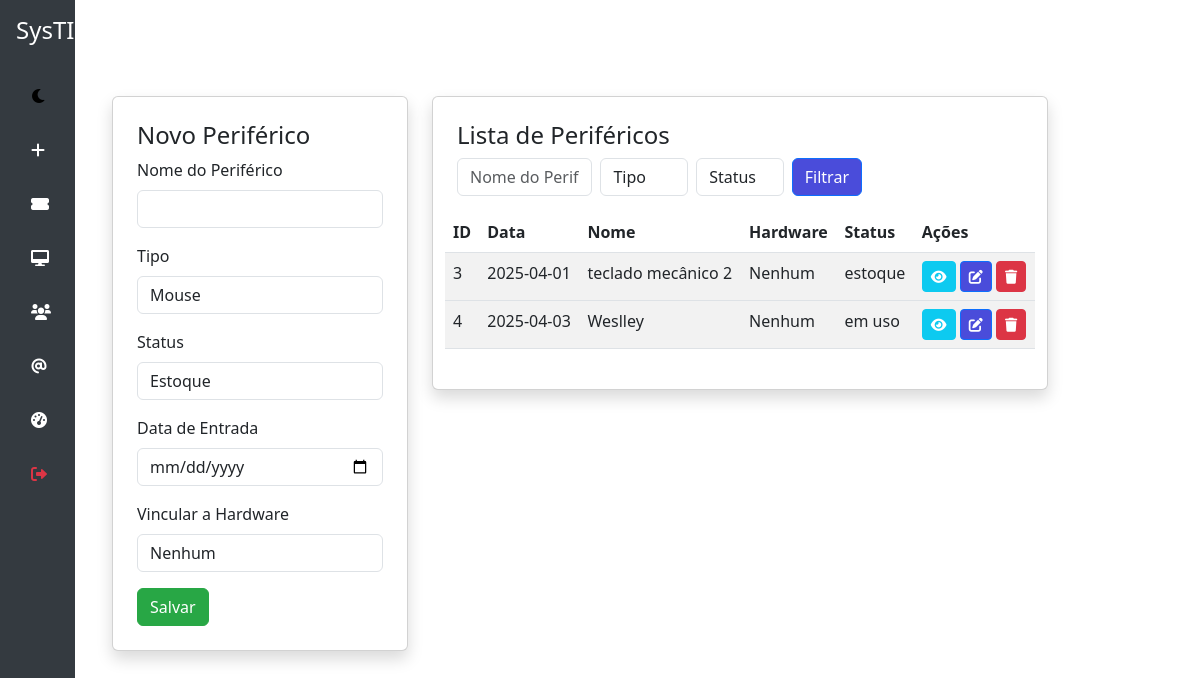
/registrar_periferico (signed in), run on the app's committed database.
### models.py (models this page shows, shortened)
class Periferico(db.Model):
    id = db.Column(db.Integer, primary_key=True)
    nome = db.Column(db.String(100), nullable=False)
    tipo = db.Column(db.String(50), nullable=False)
    status = db.Column(db.String(20), nullable=False)
    data_entrada = db.Column(db.Date, nullable=False)
    hardware_id = db.Column(db.Integer, db.ForeignKey('hardware.id'), nullable=True)
    hardware = db.relationship('Hardware', backref='perifericos')  # Relacionamento com Hardware

### app.py (the view, shortened to what this page needs)
@app.route('/registrar_periferico', methods=['GET', 'POST'])
@login_required
def registrar_periferico():
    nome_filtro = request.args.get('nome', '')
    tipo_filtro = request.args.get('tipo', '')
    status_filtro = request.args.get('status', '')
    query = Periferico.query
    if nome_filtro:
        query = query.filter(Periferico.nome.ilike(f'%{nome_filtro}%'))
    if tipo_filtro:
        query = query.filter(Periferico.tipo == tipo_filtro)
    if status_filtro:
        query = query.filter(Periferico.status == status_filtro)
    perifericos = query.all()
    hardwares = Hardware.query.all()
    return render_template('registrar_periferico.html',hardwares=hardwares, perifericos=perifericos)

### app.py (called while the page is built)
@login_manager.user_loader
def load_user(user_id):
    return User.query.get(int(user_id))

### templates/registrar_periferico.html (shortened to what this page needs)
<!DOCTYPE html>
<html lang="pt-BR">
<head>
    <link rel="stylesheet" href="https://cdn.jsdelivr.net/npm/bootstrap@5.3.0/dist/css/bootstrap.min.css">
    <link rel="stylesheet" href="https://cdnjs.cloudflare.com/ajax/libs/font-awesome/6.0.0-beta3/css/all.min.css">
    <link rel="stylesheet" href="static/tema.css">
</head>
<body>
    <main class="d-flex flex-column flex-grow-1 content">
    </main>
    <nav class="sidebar d-flex flex-column p-3">
        <h4 class="text-center text-white mb-4">SysTI</h4>
        <ul class="nav flex-column">
            {% include "toggle_mode.html" %}
            <li class="nav-item">
                <a class="nav-link" href="{{ url_for('formulario') }}">
                    <i class="fas fa-plus"></i>
                </a>
            </li>
            {% if current_user.is_admin %}
            <li class="nav-item">
                <a class="nav-link" href="{{ url_for('listar_tickets') }}">
                    <i class="fas fa-ticket-alt"></i>
                </a>
            </li>
            <li class="nav-item">
                <a class="nav-link" href="{{ url_for('gerenciar_hardware') }}">
                    <i class="fas fa-desktop"></i>
                </a>
            </li>
            <li class="nav-item">
                <a class="nav-link" href="{{ url_for('gerenciar_usuarios') }}">
                    <i class="fas fa-users"></i>
                </a>
            </li>
            <li class="nav-item">
                <a class="nav-link" href="{{ url_for('listar_acessos') }}">
                    <i class="fa-solid fa-at"></i>
                </a>
            </li>
            <li class="nav-item">
                <a class="nav-link" href="{{ url_for('dashboard') }}">
                    <i class="fas fa-tachometer-alt"></i>
                </a>
            </li>
            {% endif %}
            <li class="nav-item">
                <a class="nav-link text-danger" href="{{ url_for('logout') }}">
                    <i class="fas fa-sign-out-alt"></i>
                </a>
            </li>
        </ul>
    </nav>
    <main class="col-md-10 offset-md-2 content">
<div class="row">
            <div class="col-md-4">
                <div class="card shadow p-4">
                <h4>{{ 'Editar Periférico' if periferico else 'Novo Periférico' }}</h4>
                <form method="POST" action="{{ url_for('registrar_periferico') }}">
                    <div class="mb-3">
                        <label class="form-label">Nome do Periférico</label>
                        <input type="text" class="form-control" name="nome" value="{{ periferico.nome if periferico else '' }}" required>
                    </div>
                    <div class="mb-3">
                        <label class="form-label">Tipo</label>
                        <select class="form-control" name="tipo" required>
                            <option value="Mouse">Mouse</option>
                        </select>
                    </div>
                    <div class="mb-3">
                        <label class="form-label">Status</label>
                        <select class="form-control" name="status" required>
                            <option value="estoque">Estoque</option>
                        </select>
                    </div>
                    <div class="mb-3">
                        <label class="form-label">Data de Entrada</label>
                        <input type="date" class="form-control" name="data_entrada" value="{{ periferico.data_entrada if periferico else '' }}" required>
                    </div>
                    <div class="mb-3">
                        <label class="form-label">Vincular a Hardware</label>
                        <select class="form-control" name="hardware_id" id="hardware_id">
                            <option value="">Nenhum</option>
                        </select>
                    </div>
                    <button type="submit" class="btn btn-success">Salvar</button>
                </form>
            </div>
        </div>
            <div class="col-md-8">
                <div class="card shadow p-4">
                    <h4>Lista de Periféricos</h4>
                    <div class="row">
                        <div class="col-md-12 mb-3">
                            <form method="GET" class="row g-2">
                                <div class="col-md-3">
                                    <input type="text" class="form-control" name="nome" placeholder="Nome do Periférico" value="{{ request.args.get('nome', '') }}">
                                </div>
                                <div class="col-md-2">
                                    <select class="form-control" name="tipo">
                                        <option value="">Tipo</option>
                                    </select>
                                </div>
                                <div class="col-md-2">
                                    <select class="form-control" name="status">
                                        <option value="">Status</option>
                                    </select>
                                </div>
                                <div class="col-md-2">
                                    <button type="submit" class="btn btn-primary">Filtrar</button>
                                </div>
                            </form>
                        </div>
                        <table class="table table-striped">
                            <thead>
                                <tr>
                                    <th>ID</th>
                                    <th>Data</th>
                                    <th>Nome</th>
                                    <th>Hardware</th>
                                    <th>Status</th>
                                    <th>Ações</th>
                                </tr>
                            </thead>
                            <tbody>
                                {% for item in perifericos %}
                                <tr>
                                    <td>{{ item.id }}</td>
                                    <td>{{ item.data_entrada }}</td>
                                    <td>{{ item.nome }}</td>
                                    <td>{{ item.hardware.nome if item.hardware else 'Nenhum' }}</td>
                                    <td>{{ item.status }}</td>
                                    <td>
                                        <button class="btn btn-info btn-sm" onclick="toggleDetails('{{ item.id }}')">
                                            <i class="fas fa-eye"></i>
                                        </button>
                                        <a href="{{ url_for('editar_periferico', id=item.id) }}" class="btn btn-primary btn-sm">
                                            <i class="fas fa-edit"></i>
                                        </a>
                                        <a href="{{ url_for('deletar_periferico', id=item.id) }}" class="btn btn-danger btn-sm" onclick="return confirm('Tem certeza que deseja excluir?');">
                                            <i class="fas fa-trash"></i>
                                        </a>
                                    </td>
                                </tr>
                                {% endfor %}
                            </tbody>
                        </table>
                    </div>
                </div>
            </div>
        </div>
    </main>
</body>
</html>

### static/tema.css (style rules this page uses)
:root { --background-light: white; --text-light: black; --background-dark: #121212; --text-dark: white; --sidebar-light: #343a40; --sidebar-dark: #1f1f1f; --btn-hover-light: #333; --btn-hover-dark: #444; --success-color: #28a745; --success-hover: #218838; --danger-color: #dc3545; --btn-primary: #4a4cda; --fa-trash: #dc3545; }
body { background-color: var(--background-light); color: var(--text-light); transition: all 0.3s ease-in-out; }
.sidebar { background-color: var(--sidebar-light); }
.nav-link { color: white; }
.btn { color: white; transition: background-color 0.3s ease-in-out, color 0.3s ease-in-out; }
.btn-success { background-color: var(--success-color) !important; border-color: var(--success-color) !important; color: white !important; }
.text-danger { color: var(--danger-color) !important; }
.btn-primary { background-color: var(--btn-primary)!important; }
.btn-danger { background-color: var(--fa-trash)!important; }

### templates/registrar_periferico.html (style rules this page uses)
.sidebar { width: 75px; height: 100vh; position: fixed; top: 0; left: 0; background-color: #343a40; transition: width 0.3s; overflow-x: hidden; padding-top: 20px; }
.sidebar .nav-link { color: #fff; white-space: nowrap; padding: 15px; }
.sidebar .nav-link i { margin-right: 30px; }
.content { margin-left: 80px; padding: 2rem; transition: margin-left 0.3s; }

### data on the page
Periferico: id "3", data_entrada "2025-04-01", nome "teclado mecânico 2", hardware "Nenhum", status "estoque"
Periferico: id "4", data_entrada "2025-04-03", nome "Weslley", hardware "Nenhum", status "em uso"

### other printed values
{{ 'Editar Periférico' if periferico else 'Novo Periférico' }} "Novo Periférico"
